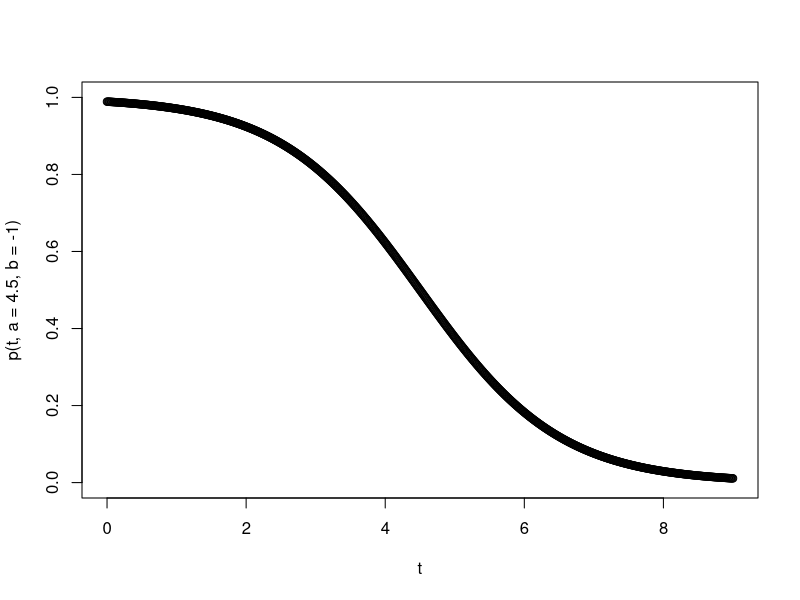
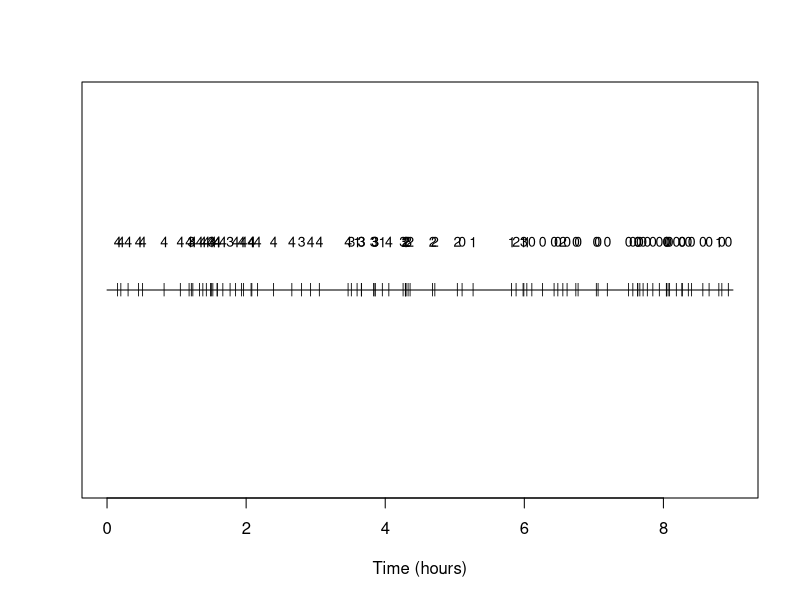
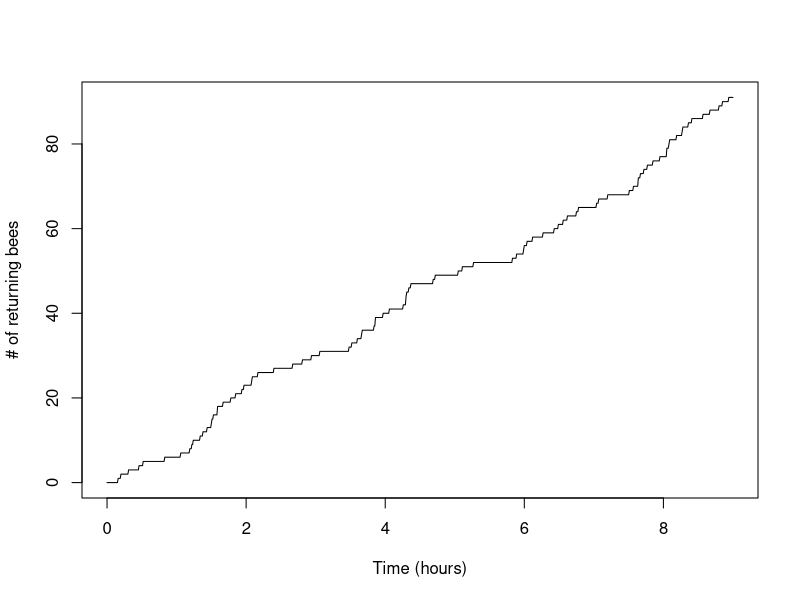
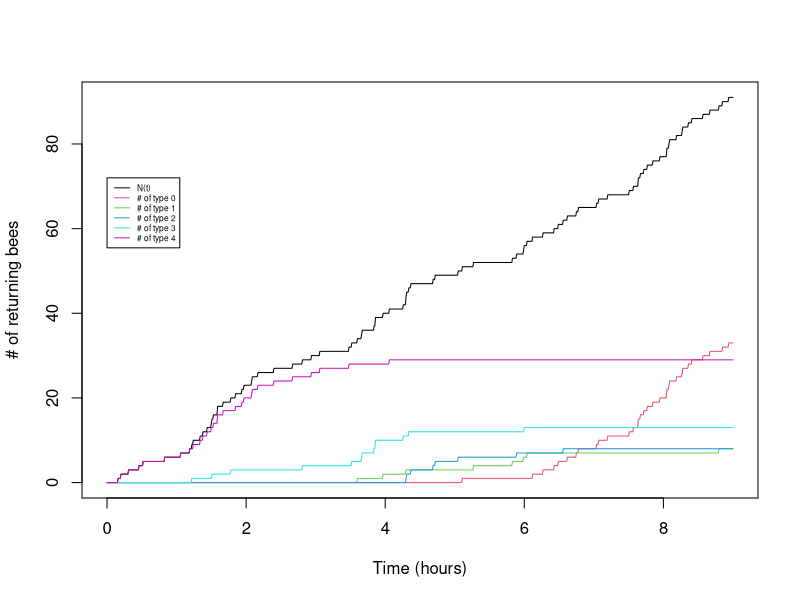
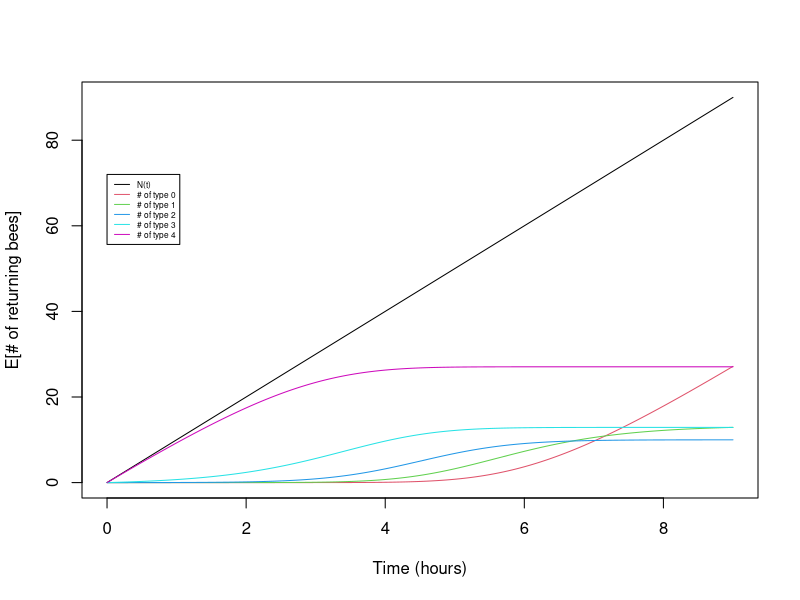
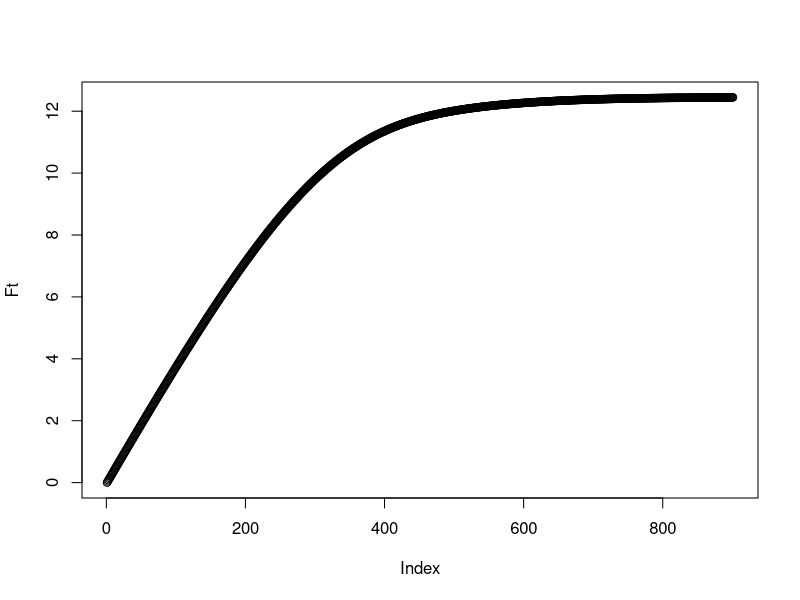

These figures' R source, in order:
## ---- chunk 1
t<-seq(0,9,by=0.01)
p<-function(t,a=4.5,b=-1){return(1/(1+exp(-b*(t-a))))}

# Plot for a=50, b=0.1
plot(t,p(t,a=4.5,b=-1),ylim=c(0,1))
## ---- chunk 2
# Initialize parameters
lambda<-10
K<- 4
b<- -1
a<- 4.5
t<- 9

# Declare p(t)
p<-function(t,a=50,b=-0.1){return(1/(1+exp(-b*(t-a))))}

# Declare function that assigns a random type
assign_type<-function(t,K,a,b){
 return(rbinom(1,K,p(t,a,b))) 
}

# Begin one replicate of simulation
## Draw total number of arrivals 
N<-rpois(1,lambda*t)
## Draw the arrival times
arrival_times<-runif(N,min=0,max=t)
## Assign types to the arrivals
types<-numeric()
for(i in seq(1,N)){
  types[i]<-assign_type(arrival_times[i],K,a,b)
}
## ---- chunk 3
## And let's make a plot
plot(c(0,t),c(0,0),type='l',xlab='Time (hours)',ylab='',yaxt='n');
points(arrival_times,rep(0,N),pch='|',cex=0.85)
text(arrival_times,rep(0.25,N),types,cex=0.85)
## ---- chunk 4
x<-seq(0,t,by=0.01)
n_t<-sapply(x,function(s) sum(arrival_times<s))
plot(x,n_t,type='l',xlab='Time (hours)',ylab='# of returning bees')
## ---- chunk 5
x<-seq(0,t,by=0.01)
n_t<-sapply(x,function(s) sum(arrival_times<s))
plot(x,n_t,type='l',xlab="Time (hours)",ylab="# of returning bees")
for(i in seq(0,K)){
  n_i<-sapply(x,function(s) sum(arrival_times[types==i]<s))
  points(x,n_i,type="l",col=(i+2))
}
legend(0,0.8*t*lambda,legend=c("N(t)","# of type 0","# of type 1","# of type 2","# of type 3","# of type 4"),lty=1,col=c(1,2,3,4,5,6),cex=0.5)
## ---- chunk 6
# Code for numerical intergration 
## Set a little dx for the increments in our numerical integration
dx=0.01
## Initalize a sequence of x's we will evaluate the integrand
x<-seq(0,9,by=dx)
## Initialize a matrix where we'll store values of partial integral for each of the K+1 possible types.
int_pt=matrix(nrow=K+1,ncol=length(x))
for(i in seq(0,K)){
    int_pt[i+1,1]<-0
    for(l in seq(2,length(x))){
      ## Being a little cautious, we work with log of integrand evaluated at x
      log_pr<-i*log(1/(1+exp(-b*(x[l]-a))))+(K-i)*log(1-(1/(1+exp(-b*(x[l]-a)))))
      ## And then take exponential, multiply by dx, and to our running sum
      int_pt[i+1,l]<-int_pt[i+1,l-1]+exp(log_pr)*dx
  }
}

# And then we make plots
plot(x,lambda*x,type="l",ylab="E[# of returning bees]",xlab="Time (hours)")
for(i in seq(0,K)){
  points(x,lambda*choose(K,i)*int_pt[i+1,],type="l",col=(i+2))
}
legend(0,0.8*t*lambda,legend=c("N(t)","# of type 0","# of type 1","# of type 2","# of type 3","# of type 4"),lty=1,col=c(1,2,3,4,5,6),cex=0.5)
## ---- chunk 7
Ft<-rep(0,length(x))
for(i in seq(0,K)){
  Ft<-Ft+i*int_pt[i+1,]
}
plot(Ft)
